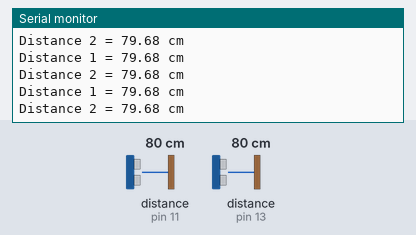
Bench run of a sketch on a simulated Arduino Uno, built with avr-gcc and run on an emulated ATmega328P. Parts: the last lines printed to the serial monitor. Wiring (inferred from the names in the program): 2 × ultrasonic range finder: trigger pin 10, echo pin 11 / trigger pin 12, echo pin 13. The test bench sets the inputs (shaded band); at power-on: distance to the obstacle (sensors on pin 11, pin 13) 80 cm. The echo pulse lasts 58.3 µs per cm.

Above: at 1.2 s.
1.3 s: distance to the obstacle (sensor on pin 11) set to 2 cm
At 1.44 s:
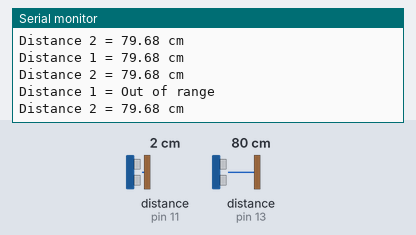
2.9 s: distance to the obstacle (sensor on pin 13) set to 2 cm
At 3.03 s:
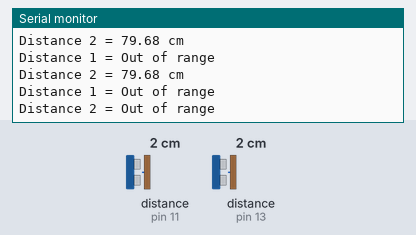
5.9 s: distance to the obstacle (sensor on pin 11) set to 9 cm
At 6.08 s:
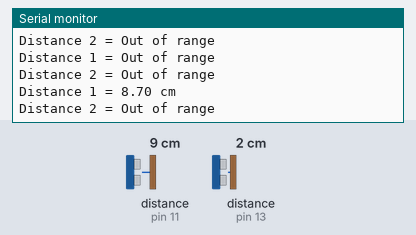
8.9 s: distance to the obstacle (sensor on pin 13) set to 18 cm
At 8.94 s:
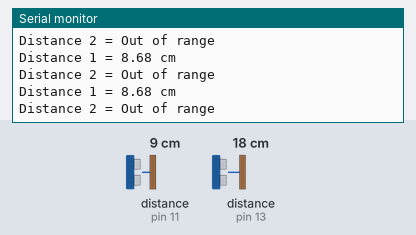
11.9 s: distance to the obstacle (sensor on pin 11) set to 4 cm
At 11.95 s:
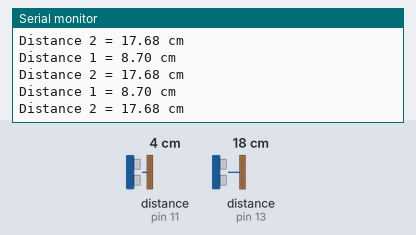
14.9 s: distance to the obstacle (sensor on pin 13) set to 35 cm
At 14.94 s:
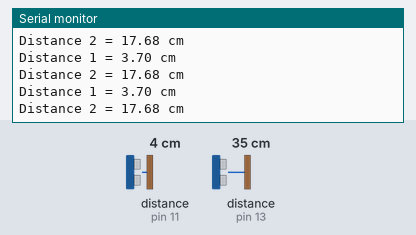
Timing chart, 0 to 17.9 s (numbered marks = the images above; inputs shaded):
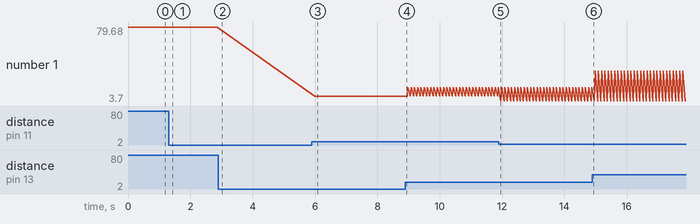

The sketch:

UltraschallTest_03.ino
```cpp
/*
  HC-SR04 Basic Demonstration
  HC-SR04-Basic-Demo.ino
  Demonstrates functions of HC-SR04 Ultrasonic Range Finder
  Displays results on Serial Monitor

  DroneBot Workshop 2017
  http://dronebotworkshop.com
*/

// This uses Serial Monitor to display Range Finder distance readings

// Hook up HC-SR04 with Trig to Arduino Pin 10, Echo to Arduino pin 13

#define trigPin1 10
#define echoPin1 11
#define trigPin2 12
#define echoPin2 13

float duration1, duration2, distance1, distance2;

void setup() {
  Serial.begin (9600);
  pinMode(trigPin1, OUTPUT);
  pinMode(echoPin1, INPUT);
  pinMode(trigPin2, OUTPUT);
  pinMode(echoPin2, INPUT);
}

void loop() {

  // Write a pulse to the HC-SR04 Trigger Pin

  digitalWrite(trigPin1, LOW);
  delayMicroseconds(2);
  digitalWrite(trigPin1, HIGH);
  delayMicroseconds(10);
  digitalWrite(trigPin1, LOW);

  // Measure the response from the HC-SR04 Echo Pin

  duration1 = pulseIn(echoPin1, HIGH);

  // Determine distance from duration
  // Use 343 metres per second as speed of sound

  distance1 = (duration1 / 2) * 0.0343;

  delayMicroseconds(1);

  // Write a pulse to the HC-SR04 Trigger Pin

  digitalWrite(trigPin2, LOW);
  delayMicroseconds(2);
  digitalWrite(trigPin2, HIGH);
  delayMicroseconds(10);
  digitalWrite(trigPin2, LOW);

  // Measure the response from the HC-SR04 Echo Pin

  duration2 = pulseIn(echoPin2, HIGH);

  // Determine distance from duration
  // Use 343 metres per second as speed of sound

  distance2 = (duration2 / 2) * 0.0343;

  // Send results to Serial Monitor

  Serial.print("Distance 1 = ");
  if (distance1 >= 400 || distance1 <= 2) {
     Serial.println("Out of range");
  }
  else {
    Serial.print(distance1);
    Serial.println(" cm");
  }

  // Send results to Serial Monitor

  Serial.print("Distance 2 = ");
  if (distance2 >= 400 || distance2 <= 2) {
     Serial.println("Out of range");
  }
  else {
    Serial.print(distance2);
    Serial.println(" cm");
  }
  delay(100);
}
```

Measured:
- after the input at 1.3 s, the serial monitor: prints a new line at once (image 1)
- after the input at 2.9 s, the serial monitor: prints a new line after 0.07 s (image 2)
- after the input at 5.9 s, the serial monitor: prints a new line after 0.09 s (image 3)
- plotted number 1: 79.68 → 8.68 after the input at 5.9 s, 8.68 → 17.68 after the input at 8.9 s, 17.68 → 34.68 after the input at 14.9 s
